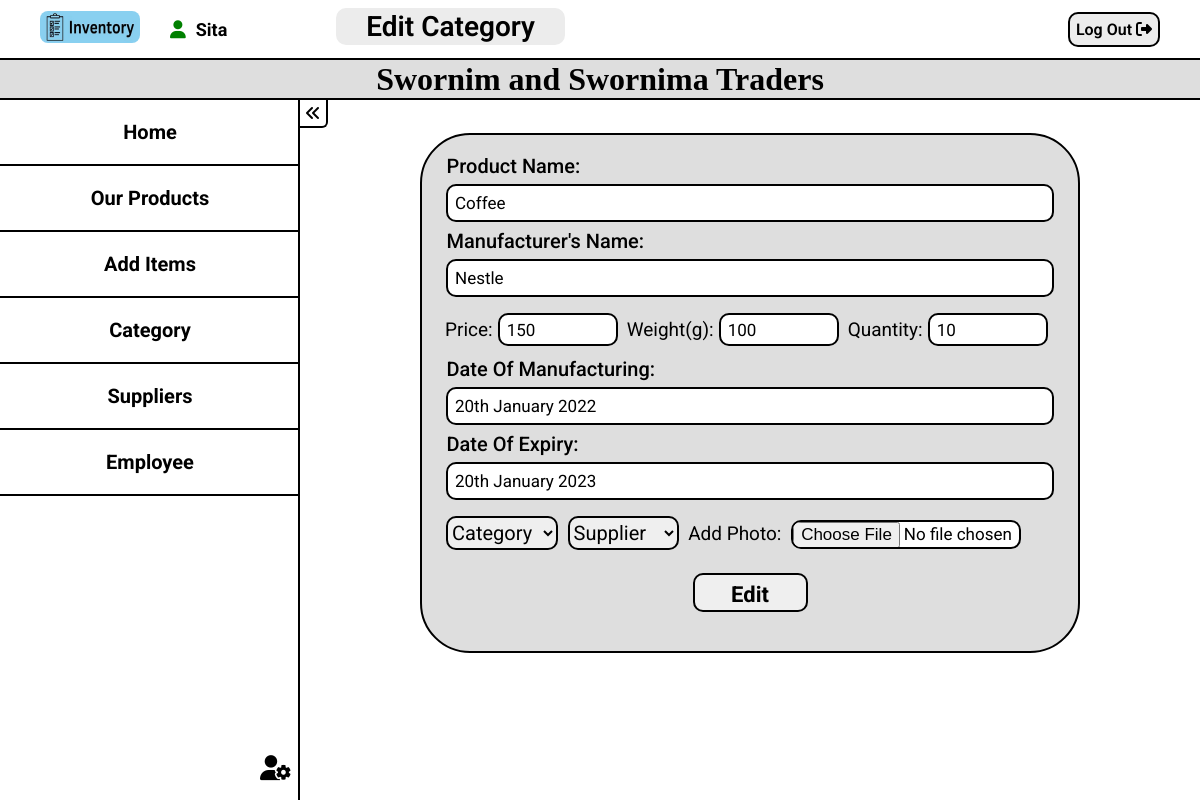
The page /pages/edititem.php?id=8 (signed in) on the database its author committed.
### tables this page shows
CREATE TABLE `employee` (
  `Employee_ID` int(11) NOT NULL,
  `Employee_email` varchar(100) NOT NULL,
  `Employee_password` varchar(50) NOT NULL,
  `Employee_name` text NOT NULL
);

CREATE TABLE `product` (
  `Product_ID` int(11) NOT NULL,
  `Product_Name` varchar(255) NOT NULL,
  `Category_ID` int(11) NOT NULL,
  `Product_Quantity` int(11) NOT NULL,
  `Product_Price` int(11) NOT NULL,
  `Product_Dom` varchar(200) NOT NULL,
  `Product_Doe` varchar(200) NOT NULL,
  `Product_add_date` date NOT NULL DEFAULT current_timestamp(),
  `Product_Photo` varchar(255) NOT NULL,
  `Supplier_ID` int(11) NOT NULL,
  `Product_Mname` varchar(200) NOT NULL,
  `Product_Weight` int(100) NOT NULL
);

### pages/edititem.php (the view, shortened to what this page needs)
<?php
require("../Function/connect.php");
?>
<!DOCTYPE html>
<html lang="en">
<head>
    <link rel="stylesheet" href="../assets/css/base.css">
    <link rel="stylesheet" href="../assets/css/additems.css">
    <link rel="stylesheet" href="https://cdnjs.cloudflare.com/ajax/libs/font-awesome/6.2.1/css/all.min.css" />
</head>
<body>
    <nav class="top">
        <div class="logo"><a href="../index.php"><img src="../assets/images/logo.jpg" alt="logo" /></a><div class="username"><i class="fa-solid fa-user"></i><?php
    if(isset($_SESSION['email'])){
      $username=mysqli_fetch_assoc(mysqli_query($conn, "SELECT * FROM `employee` WHERE Employee_email='".$_SESSION['email']."'"));
      echo $username['Employee_name'];
    }
    ?></div></div>
        <ul>
            <li class="logout"><a href="../Function/logout.php"> Log Out <i class="fa-solid fa-right-from-bracket"></i></a></li>
            <li class="add">Edit Category</li>
        </ul>
    </nav>
    <div class="shopname">Swornim and Swornima Traders</div>
    <nav class="side sideActive">
        <ul>
            <li><a href="./dashboard.php">Home</a></li>
            <li><a href="./ourproducts.php">Our Products</a></li>
            <li><a href="./additems.php">Add Items</a></li>
            <li><a href="./categories.php">Category</a></li>
            <li><a href="./suppliers.php">Suppliers</a></li>
            <li><a href="./employee.php">Employee</a></li>
            <a href="./settings.php"><i class="fa-solid fa-user-gear settings"></a></i>
        </ul>
        <i class="fa-solid fa-angles-left back"></i>
    </nav>
    <div class="wrapper">
        <div class="container">
                <?php
                if ($_GET) {
                    $id = $_GET["id"];
                } else {
                    header("location: ./ourproducts.php");
                }
                $res = mysqli_query($conn, "SELECT * FROM `product` WHERE `Product_ID` = '$id'");
                if ($res) {
                    while ($row = mysqli_fetch_assoc($res)) {
                ?>
                        <form method="post" action="../Function/edititem.php" class="additems" enctype="multipart/form-data">
                            <label for="name">Product Name:</label><input type="text" placeholder="Product Name" id="name" required name="name" <?php echo "value='".$row['Product_Name']."'";?>>
                            <label for="name1">Manufacturer's Name:</label><input type="text" placeholder="Manufacturer's Name" id="name1" required name="mname" <?php echo "value='".$row['Product_Mname']."'";?>>
                            <div class="row"><label for="price" class="row1">Price:</label><input type="text" placeholder="Price" id="price" required name="price" <?php echo "value='".$row['Product_Price']."'";?>>
                                <label for="weight" class="row1">Weight(g):</label><input type="text" placeholder="Weight" id="weight" required name="weight" <?php echo "value='".$row['Product_Weight']."'";?>>
                                <label for="quantity" class="row1">Quantity:</label><input type="text" placeholder="Quantity" id="quantity" required name="quantity"  <?php echo "value='".$row['Product_Quantity']."'";?>>
                            </div>
                            <label for="dom">Date Of Manufacturing:</label><input type="text" placeholder="Date Of Manufacturing" id="dom" required name="dom"  <?php echo "value='".$row['Product_Dom']."'";?>>
                            <label for="doe">Date Of Expiry:</label><input type="text" placeholder="Date Of Expiry" id="doe" required name="doe"  <?php echo "value='".$row['Product_Doe']."'";?>>
                            <div class="category1"><select name="category" id="category">
                                    <option value="" selected>Category</option>
                                </select>
                                <select name="supplier" id="supplier">
                                    <option value="" selected>Supplier</option>
                                </select>
                                <label for="addphoto" class="photo">Add Photo: </label><input type="file" id="addphoto" name="productimage2" required>
                            </div>
                            <label for="button"></label><input type="submit" value="Edit" id="button" required>
        </div>
    </div>
<?php
                    }
                } else {
                    echo "<script>alert('Some error occured!')</script>";
                    echo "<script>location.href= '../pages/ourproducts.php'</script>";
                }
?>
</body>
</html>

### assets/css/base.css (style rules this page uses)
* { margin: 0; padding: 0; box-sizing: border-box; font-family: 'Roboto', sans-serif; }
body { overflow-x: hidden; }
a { text-decoration: none; color: black; }
.top { width: 100vw; padding: 0px 40px; height: 60px; display: flex; align-items: center; justify-content: space-between; border-bottom: 2px solid black; position: fixed; inset: 0; z-index: 100; background-color: white; }
.logo img { height: 32px; width: 100px; cursor: pointer; border-radius: 8px; }
.logo { display: flex; align-items: center; font-weight: bold; font-size: 18px; gap:30px; }
.fa-user { padding-right:10px; color: green; }
.top ul { list-style: none; }
.logout { cursor: pointer; border: 2px solid black; border-radius: 10px; padding: 6px; background-color: #ececec; font-weight: 600; }
.add { background-color: #ececec; border-radius: 10px; position:fixed; right:635px; top:8px; padding:2px 30px; font-size: 28px; font-weight: 600; }
.shopname { height: 40px; width: 100vw; display: flex; align-items: center; justify-content: center; border-bottom: 2px solid black; top: 60px; background-color: #dedede; position: fixed; font-weight: bolder; font-size: 32px; font-family: 'Lora', serif; }
.side { width: 300px; height: calc(100vh - 100px); border-right: 2px solid black; display: flex; flex-direction: column; position: fixed; top: 100px; left: 0; transform: translateX(-100%); transition: transform 0.2s ease; }
.sideActive { transform: translateX(0%); }
.side ul { list-style: none; width: 100%; }
.side ul li { cursor: pointer; padding: 20px; border-bottom: 2px solid black; width: 300px; text-align: center; font-size: 20px; font-weight:bold; }
.back { position: absolute; top: 0px; right: -30px; border-right: 2px solid black; border-bottom: 2px solid black; border-bottom-right-radius: 6px; padding: 5px; cursor: pointer; }
.settings { position:fixed; cursor: pointer; left: 260px; bottom: 20px; font-size: 25px; }
.wrapper { margin-top:133px; margin-left: 350px; margin-right:50px; transition: margin-right .3s ease; }
.container { display:flex; justify-content:center; flex-wrap:wrap; }

### assets/css/additems.css (style rules this page uses)
.additems { margin-bottom:200px; display: flex; padding: 18px 18px; flex-wrap: wrap; flex-direction:column; height: 520px; width: 660px; border: 2px solid black; border-radius: 50px; background-color:#dedede; }
.additems > input { font-size: 17px; padding:7px; margin:6px; border-radius:10px; border:2px solid black; }
.additems > label { margin-left:6px; font-size: 20px; font-weight:500; padding:.5px; }
#button { margin:auto; height:39px; width:115px; cursor:pointer; font-size: 22px; font-weight: bolder; }
.category1 select { height:34px; width:18%; border:2px solid black; border-radius:10px; font-size: 20px; margin-left:6px; margin-top:10px; cursor:pointer; }
.category1 input { height:29px; width:230px; border:2px solid black; font-size:17px; cursor:pointer; border-radius:10px; background-color: white; margin-top:10px; }
.photo { font-size:19px; padding:5px; }
.row input { height:33px; width:120px; border:2px solid black; font-size:17px; border-radius:10px; background-color: white; margin-top:10px; padding:7px; margin-bottom:10px; }
.row1 { font-size:19px; padding:5px; }

### rows shown on the page
employee: Employee_name "Sita"
product: name "Coffee", mname "Nestle", price "150", weight "100", quantity "10", dom "20th January 2022", doe "20th January 2023"
